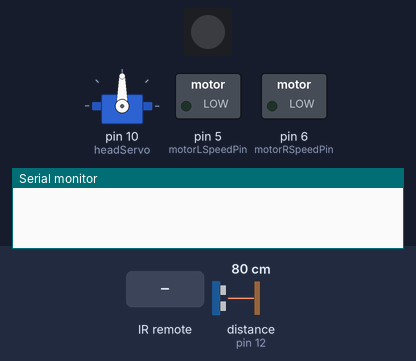
Bench run of a sketch on a simulated Arduino Uno, built with avr-gcc and run on an emulated ATmega328P. On the bench: servo, 1 RGB LEDs in strip order, left to right, switched loads named in the sketch (green lamp = pin HIGH), the last lines printed to the serial monitor. The inputs (shaded band) are chosen by the test bench; at power-on: distance to the obstacle (sensor on pin 12) 80 cm. Dim RGB values are drawn brighter than linear.

Above: at 1.2 s.
1.3 s: infrared code 0xFF9867 received
At 1.8 s:
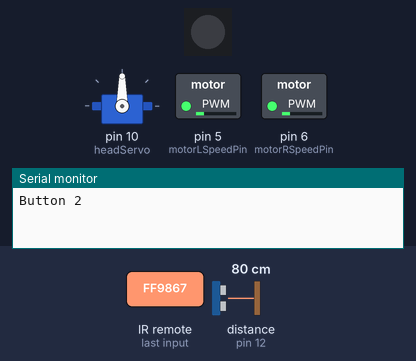
4.3 s: infrared code 0xFF22DD received
At 5.3 s:
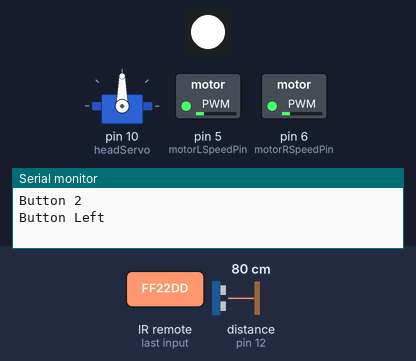
5.8 s: infrared code 0xFFB04F received
At 6.2 s:
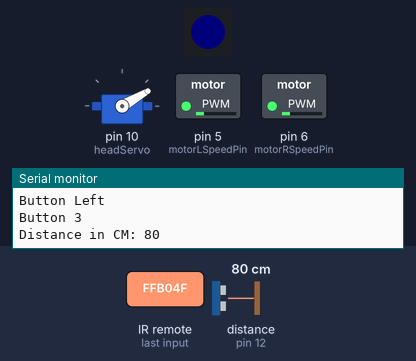
8.8 s: infrared code 0xFF6897 received
At 8.95 s:
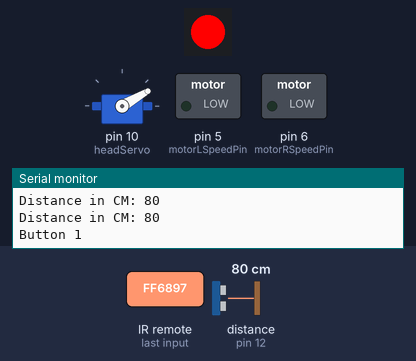
11.8 s: infrared code 0xFFA857 received
At 12.2 s:
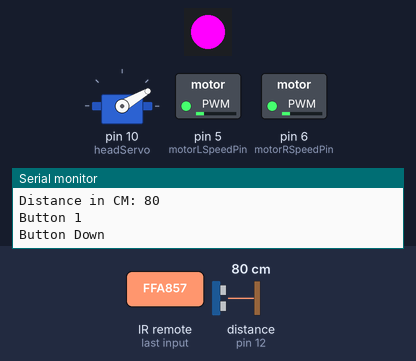
13.3 s: infrared code 0xFF6897 received
At 13.45 s:
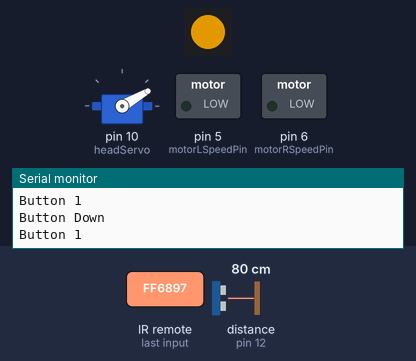
Timing chart, 0 to 25.9 s (numbered marks = the images above; inputs shaded):
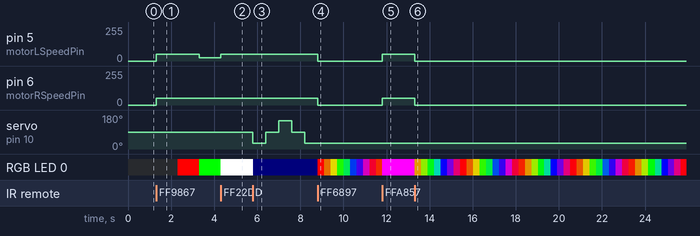

Measured:
- after the input at 1.3 s, pin 5 (motorLSpeedPin): 0/255 → 50/255 at once, → 25/255 2.0 s later; pin 6 (motorRSpeedPin): 0/255 → 50/255 at once; RGB LED 0: off → RGB(255, 0, 0) after 1.0 s, → RGB(0, 255, 0) 1.0 s later
- after the input at 4.3 s, pin 5 (motorLSpeedPin): goes on until 4.3 s, then stays 50/255; pin 6 (motorRSpeedPin): stays 50/255 (without the input it goes to 255/255 after 1.0 s)
- after the input at 5.8 s, servo on pin 10 (headServo): 90° → 30° at once, → 90° 0.60 s later, → 150° 0.60 s later, → 90° 0.60 s later, … (5 changes in this stretch); RGB LED 0: RGB(255, 255, 255) → RGB(0, 0, 3) at once
- after the input at 8.8 s, pin 5 (motorLSpeedPin), pin 6 (motorRSpeedPin): 50/255 → 0/255 at once; servo on pin 10 (headServo): stops changing and stays 30°; RGB LED 0: RGB(0, 0, 3) → RGB(255, 0, 0) at once, → RGB(172, 83, 0) 0.31 s later, → RGB(171, 162, 0) 0.30 s later, → RGB(27, 242, 0) 0.30 s later, … (10 changes in this stretch)
- after the input at 11.8 s, pin 5 (motorLSpeedPin), pin 6 (motorRSpeedPin): 0/255 → 50/255 at once
- after the input at 13.3 s, pin 5 (motorLSpeedPin), pin 6 (motorRSpeedPin): 50/255 → 0/255 at once; RGB LED 0: RGB(255, 0, 255) → RGB(171, 114, 0) at once, → RGB(118, 196, 0) 0.31 s later, → RGB(0, 234, 21) 0.30 s later, → RGB(0, 139, 117) 0.30 s later, … (42 changes in this stretch)

The sketch:

robot_car_v4.ino
```cpp
#include <FastLED.h>
#include <Servo.h>
#include <IRremote.h>
#include <Ultrasonic.h>

#define LED_COUNT 1

// Pins
const int motorEnablePin = 3;
const int LED_PIN = 4;
const int motorLSpeedPin = 5;
const int motorRSpeedPin = 6;
const int motorLDirPin = 7;
const int motorRDirPin = 8;
const int IR_PIN = 9;
IRrecv irrecv(IR_PIN);

decode_results results;

Servo headServo;
Ultrasonic ultrasonic(13,12);


const CRGB colors[13] = {
  CRGB(255, 255, 255),
  CRGB(255, 0, 0),
  CRGB(0, 255, 0),
  CRGB(0, 0, 255),
  CRGB(255, 0, 255),
  CRGB(255, 255, 0),
  CRGB(0, 255, 255),
  CRGB(128, 0, 128),
  CRGB(255, 165, 0),
  CRGB(128, 128, 0),
  CRGB(0, 128, 128),
  CRGB(0, 128, 0),
  CRGB(128, 0, 0),
};
typedef enum {WHITE, RED, GREEN, BLUE, MAGENTA, YELLOW, CYAN, PURPLE, ORANGE, OLIVE, TEAL, DARK_GREEN, MAROON} colorNames;

CRGB leds[LED_COUNT];

// I love state machines
enum State { NONE, DRIVE_PATTERN, RAINBOW_LIGHTS, AVOIDANCE, LINE_FOLLOW};
State currentState = NONE;

void setup() {
  Serial.begin(9600);
  // Set those pins
  headServo.attach(10);
  FastLED.addLeds<NEOPIXEL, LED_PIN>(leds, LED_COUNT);

  // Brighten led
  FastLED.setBrightness(255);

  // Enable the motors
  digitalWrite(motorEnablePin, true);

  // Enable IR receiver
  irrecv.enableIRIn();

  // Prevent immediate driving
  stopWheels();
} // end of setup

void loop() {
  if (Serial.available() > 0) {
    char inChar = Serial.read();
    if (inChar == 'q') {
      Serial.println("Stopping Motors");
      digitalWrite(motorEnablePin, false);
    }
    if (inChar == 's') {
      Serial.println("Starting Motors");
      digitalWrite(motorEnablePin, true);
    }
  }

  irRemote();

  switch (currentState) {
    case DRIVE_PATTERN:
      drivePattern();
      break;
    case RAINBOW_LIGHTS:
      rainbowLights();
      break;
    case AVOIDANCE:
      wallAvoidance();
      break;
    case LINE_FOLLOW:
      lineFollow();
    break;
    case NONE:
      break;
    default:
      break;
  }
} // end of loop

void setPixelColor(const CRGB color) {
  leds[0] = color;
  FastLED.show();
} // end of setPixelColor

void motorController(int lSpeed, bool lDir, int rSpeed, bool rDir) {
  analogWrite(motorLSpeedPin, lSpeed);
  analogWrite(motorRSpeedPin, rSpeed);
  digitalWrite(motorLDirPin, lDir);
  digitalWrite(motorRDirPin, rDir);
} // end of motorController

void driveForward(int speed) {
  motorController(speed, true, speed, true);
} // end of driveForward

void driveBackward(int speed) {
  motorController(speed, false, speed, false);
} // end of driveBackward

void turnLeft(int speed) {
  motorController(speed, true, speed / 2, true);
} // end of turnLeft

void turnRight(int speed) {
  motorController(speed / 2, true, speed, true);
} // end of turnRight

void pivotLeft(int speed) {
  motorController(speed, false, speed, true);
} // end of pivotLeft

void pivotRight(int speed) {
  motorController(speed, true, speed, false);
} // end of pivotRight

void stopWheels() {
  analogWrite(motorLSpeedPin, 0);
  analogWrite(motorRSpeedPin, 0);
  digitalWrite(motorLDirPin, 0);
  digitalWrite(motorRDirPin, 0);
} // end of stopWheels

int driveSpeed = 50;

void drivePattern() {
  static int state = 0;
  static unsigned long lastUpdate = 0;
  const unsigned long interval = 1000; // 1 second

  if (millis() - lastUpdate >= interval) {
    lastUpdate = millis();

    switch (state) {
      case 0:
        setPixelColor(WHITE);
        driveForward(driveSpeed);
        break;
      case 1:
        stopWheels();
        setPixelColor(colors[1]);
        driveBackward(driveSpeed);
        break;
      case 2:
        stopWheels();
        setPixelColor(colors[2]);
        turnRight(driveSpeed);
        break;
      case 3:
        stopWheels();
        setPixelColor(colors[3]);
        turnLeft(driveSpeed);
        break;
      case 4:
        stopWheels();
        setPixelColor(colors[4]);
        pivotRight(255);
        break;
      case 5:
        stopWheels();
        setPixelColor(colors[5]);
        pivotLeft(255);
        break;
      default:
        stopWheels();
        state = -1;
        currentState = NONE; // Reset state
        break;
    }

    state++;
  }
} // end of drivePattern

void rainbowLights() {
  static unsigned long rainbowLastUpdate = 0;
  static int hue = 0;

  if (millis() - rainbowLastUpdate >= 10) {
    rainbowLastUpdate = millis();
    leds[0] = CHSV(hue++, 255, 255);
    if (hue > 255) hue = 0;
    FastLED.show();
  }
} // end of rainbowLights


int servoPosition = 0;
int servoPositions[] = {30, 90, 150};
void wallAvoidance(){
  setPixelColor(BLUE);

  int distance = 0;

  static unsigned long previousMillis = 0;

  static bool movingForward = true;

  unsigned long currentMillis = millis();
  if (currentMillis - previousMillis >= 600) { // Runs every 600ms
    headServo.write(servoPositions[servoPosition]);
    distance = ultrasonic.Ranging(CM);
    Serial.print("Distance in CM: ");
    Serial.println(distance);
    switch(servoPosition){
      case 0:
        if (distance < 30) {
          pivotRight(driveSpeed);
        } else {
          driveForward(driveSpeed);
        }
      break;
      case 1:
        if (distance < 50) {
          pivotRight(driveSpeed);
        } else {
          driveForward(driveSpeed);
        }
      break;
      case 2:
        if (distance < 30) {
          pivotLeft(driveSpeed);

        } else {
          driveForward(driveSpeed);
        }
      break;
    }

    previousMillis = currentMillis;


    if (movingForward) {
      servoPosition++;
    } else {
      servoPosition--;
    }
    if (servoPosition >= 2){
      movingForward = false;
    } else if (servoPosition <= 0) {
      movingForward = true;
    }
  }
} // end of wallAvoidance


int followerReadings[3];
static const uint8_t lineFollowPins[] = {A0, A1, A2}; // {left, middle, right}

void lineFollow(){
  const int threshold = 300;
  Serial.println("");
  for(int i = 0; i < 3; i++){
    followerReadings[i] = analogRead(lineFollowPins[i]); // Higher reading means darker color
    Serial.print(followerReadings[i]);
    Serial.print(", ");
  }

  // follow line
  if (followerReadings[1] > threshold && followerReadings[0] < threshold && followerReadings[2] < threshold) {
    setPixelColor(colors[3]);
    driveForward(driveSpeed);
  } else if (followerReadings[0] > threshold) {
    setPixelColor(colors[1]);
    turnRight(driveSpeed);
  } else if (followerReadings[2] > threshold) {
    setPixelColor(colors[2]);
    turnLeft(driveSpeed);
  } else {
    // stop if no line is detected
    setPixelColor(colors[0]);
    stopWheels();
  }
} // end of lineFollow

void irRemote() {
  if (irrecv.decode(&results)) { // Check if a signal is received
    switch (results.value) {
      case 0xFF22DD: Serial.println("Button Left");
        setPixelColor(colors[0]);
        pivotRight(driveSpeed);
        currentState = NONE;
        break;
      case 0xFFC23D: Serial.println("Button Right");
        setPixelColor(colors[1]);
        pivotLeft(driveSpeed);
        currentState = NONE;
        break;
      case 16736925: Serial.println("Button Up");
        setPixelColor(colors[3]);
        driveForward(driveSpeed);
        currentState = NONE;
        break;
      case 16754775: Serial.println("Button Down");
        setPixelColor(colors[4]);
        driveBackward(driveSpeed);
        currentState = NONE;
        break;
      case 16712445: Serial.println("Button OK");
        setPixelColor(colors[1]);
        stopWheels();
        currentState = NONE;
        break;
      case 16738455: Serial.println("Button 1");
        stopWheels();
        currentState = RAINBOW_LIGHTS;
        break;
      case 16750695: Serial.println("Button 2");
        currentState = DRIVE_PATTERN;
        break;
      case 16756815: Serial.println("Button 3");
        stopWheels();
        currentState = AVOIDANCE;
        headServo.write(90);
        break;
      case 16724175: Serial.println("Button 4");
        stopWheels();
        currentState = LINE_FOLLOW;
        break;
      case 16718055: Serial.println("Button 5");
        break;
      case 16743045: Serial.println("Button 6");
        break;
      case 16716015: Serial.println("Button 7");
        driveSpeed = 50;
        setPixelColor(colors[1]);
        break;
      case 16726215:Serial.println("Button 8");
        driveSpeed = 100;
        break;
      case 16734885:Serial.println("Button 9");
        driveSpeed = 150;
        break;
      case 16728765:Serial.println("Button *");
        setPixelColor(colors[1]);
        stopWheels();
        currentState = NONE;
      case 16730805:Serial.println("Button 0");
        driveSpeed = 255;
        break;
      case 16732845: Serial.println("Button #");
        setPixelColor(colors[1]);
        stopWheels();
        currentState = NONE;
        break;
    }
    irrecv.resume(); // Receive the next value
  }
} // end of irRemote
```
